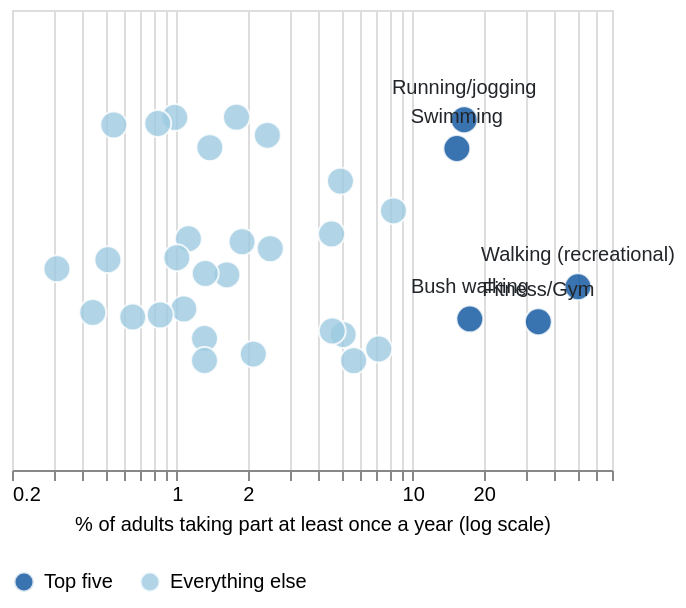

Describe this chart as a Vega-Lite specification.
### Vega-Lite specification from a JSON file in a GitHub repository (floating-point values rounded to 4 significant figures)
{"$schema": "https://vega.github.io/schema/vega-lite/v5.json", "width": "container", "height": 230, "data": {"values": [{"activity": "Walking (recreational)", "pct": 50.2}, {"activity": "Fitness/Gym", "pct": 34.1}, {"activity": "Bush walking", "pct": 17.47}, {"activity": "Running/jogging", "pct": 16.53}, {"activity": "Swimming", "pct": 15.39}, {"activity": "Cycling", "pct": 8.29}, {"activity": "Pilates", "pct": 7.18}, {"activity": "Football/soccer", "pct": 5.62}, {"activity": "Yoga", "pct": 5.07}, {"activity": "Tennis", "pct": 4.94}, {"activity": "Golf", "pct": 4.56}, {"activity": "Basketball", "pct": 4.53}, {"activity": "Cricket", "pct": 2.49}, {"activity": "Australian football", "pct": 2.42}, {"activity": "Netball", "pct": 2.11}, {"activity": "Badminton", "pct": 1.89}, {"activity": "Table tennis", "pct": 1.79}, {"activity": "Dancing (recreational)", "pct": 1.63}, {"activity": "Surfing", "pct": 1.38}, {"activity": "Athletics, track and field", "pct": 1.32}, {"activity": "Volleyball", "pct": 1.31}, {"activity": "Pickleball/padel", "pct": 1.31}, {"activity": "DanceSport", "pct": 1.12}, {"activity": "Fishing (recreational)", "pct": 1.07}, {"activity": "Canoeing/kayaking", "pct": 1.0}, {"activity": "Weight lifting", "pct": 0.98}, {"activity": "Boxing", "pct": 0.85}, {"activity": "Bowls", "pct": 0.83}, {"activity": "Crossfit/functional fitness", "pct": 0.65}, {"activity": "Hockey", "pct": 0.51}, {"activity": "Gymnastics", "pct": 0.54}, {"activity": "Equestrian", "pct": 0.44}, {"activity": "Baseball", "pct": 0.31}]}, "transform": [{"calculate": "random()", "as": "jitter"}, {"calculate": "datum.pct >= 15 ? 'Top five' : 'Everything else'", "as": "group"}], "encoding": {"x": {"field": "pct", "type": "quantitative", "title": "% of adults taking part at least once a year (log scale)", "scale": {"type": "log", "domain": [0.2, 70]}, "axis": {"tickCount": 5, "format": ".2~f"}}, "y": {"field": "jitter", "type": "quantitative", "axis": null, "scale": {"domain": [-0.4, 1.4]}}}, "layer": [{"mark": {"type": "circle", "size": 180, "opacity": 0.8, "stroke": "white", "strokeWidth": 1}, "encoding": {"color": {"field": "group", "type": "nominal", "title": null, "scale": {"domain": ["Top five", "Everything else"], "range": ["#08519c", "#9ecae1"]}, "legend": {"orient": "bottom", "direction": "horizontal"}}, "tooltip": [{"field": "activity", "type": "nominal", "title": "Activity"}, {"field": "pct", "type": "quantitative", "title": "% of adults", "format": ".2f"}]}}, {"transform": [{"filter": "datum.pct >= 15"}], "mark": {"type": "text", "align": "center", "dy": -16, "fontSize": 11, "color": "#22252a"}, "encoding": {"text": {"field": "activity", "type": "nominal"}}}], "config": {"font": "Source Sans 3, sans-serif"}}
